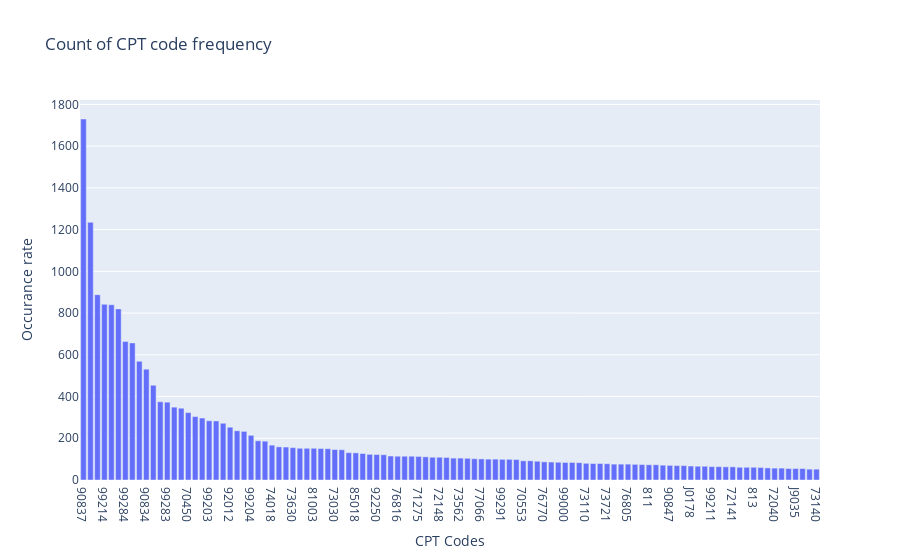

Notebook source saved alongside this figure:
### Code cell
df = pd.read_csv('Professional_output_ex.csv')
top_line_proc = dict(df['LineProcCode'].value_counts())
top_line_proc = {k: v for k, v in top_line_proc.items() if v > 50}   
px.bar(pd.DataFrame(top_line_proc, index=["key"]).T, y="key",  title='Count of CPT code frequency', labels=dict(index="CPT Codes", key="Occurance rate"))

### Figure 1 — Plotly figure (JSON) as saved in the notebook; plotly's stock layout.template omitted (floating-point values rounded to 4 significant figures)
{"data": [{"alignmentgroup": "True", "hovertemplate": "CPT Codes=%{x}<br>Occurance rate=%{y}<extra></extra>", "legendgroup": "", "marker": {"color": "#636efa", "pattern": {"shape": ""}}, "name": "", "offsetgroup": "", "orientation": "v", "showlegend": false, "textposition": "auto", "type": "bar", "x": ["90837", "99213", "77067", "99214", "71045", "99285", "99284", "77063", "71046", "90834", "92014", "99396", "99283", "92134", "74177", "70450", "99395", "81002", "99203", "93010", "76830", "92012", "36415", "81025", "99204", "90791", "99212", "74018", "67028", "76642", "73630", "92133", "76705", "81003", "92015", "74176", "73030", "92083", "71260", "85018", "73610", "72100", "92250", "76817", "92004", "76816", "92136", "77065", "71275", "77080", "96372", "72148", "66984", "76856", "73562", "99053", "G0279", "77066", "73130", "71250", "99291", "73502", "812", "70553", "90471", "731", "76770", "76536", "90832", "99000", "73560", "76700", "73110", "20610", "59025", "73721", "76815", "76819", "76805", "76942", "72125", "811", "70551", "73564", "90847", "99386", "840", "J0178", "76641", "99385", "99211", "G8427", "3074F", "72141", "S0612", "142", "813", "Q9967", "76801", "72040", "87591", "85025", "J9035", "3078F", "87491", "73140"], "xaxis": "x", "y": [1730, 1235, 888, 842, 840, 820, 664, 657, 569, 531, 454, 375, 373, 349, 344, 323, 304, 297, 284, 283, 272, 253, 236, 233, 214, 188, 186, 167, 159, 158, 155, 152, 152, 152, 151, 150, 146, 145, 131, 130, 127, 123, 122, 121, 115, 114, 114, 114, 113, 111, 109, 109, 108, 105, 105, 104, 102, 101, 100, 100, 99, 99, 98, 92, 92, 90, 87, 86, 85, 84, 84, 83, 80, 79, 79, 78, 76, 76, 76, 75, 74, 73, 73, 71, 70, 69, 69, 67, 66, 66, 64, 64, 63, 63, 61, 61, 61, 60, 58, 57, 57, 55, 55, 55, 52, 52], "yaxis": "y"}], "layout": {"barmode": "relative", "legend": {"tracegroupgap": 0}, "title": {"text": "Count of CPT code frequency"}, "xaxis": {"anchor": "y", "domain": [0, 1], "title": {"text": "CPT Codes"}}, "yaxis": {"anchor": "x", "domain": [0, 1], "title": {"text": "Occurance rate"}}}}
